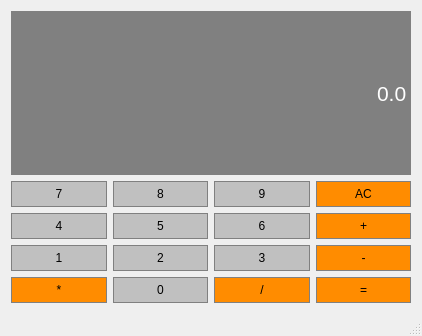
<?xml version="1.0" encoding="UTF-8"?>
<ui version="4.0">
 <class>MainWindow</class>
 <widget class="QMainWindow" name="MainWindow">
  <property name="geometry">
   <rect>
    <x>0</x>
    <y>0</y>
    <width>422</width>
    <height>336</height>
   </rect>
  </property>
  <property name="windowTitle">
   <string>MainWindow</string>
  </property>
  <widget class="QWidget" name="centralWidget">
   <layout class="QGridLayout" name="gridLayout">
    <item row="2" column="1">
     <widget class="QPushButton" name="Button5">
      <property name="sizePolicy">
       <sizepolicy hsizetype="Preferred" vsizetype="Preferred">
        <horstretch>0</horstretch>
        <verstretch>0</verstretch>
       </sizepolicy>
      </property>
      <property name="styleSheet">
       <string notr="true">QPushButton{
	background-color: #C0C0C0;
	border: 1px solid gray;
	padding: 5px;
}

QPushButton::pressed{
	background-color: #A9A9A9;
	border: 1px solid gray;
	padding: 5px;
}</string>
      </property>
      <property name="text">
       <string>5</string>
      </property>
     </widget>
    </item>
    <item row="1" column="3">
     <widget class="QPushButton" name="clearButton">
      <property name="sizePolicy">
       <sizepolicy hsizetype="Preferred" vsizetype="Preferred">
        <horstretch>0</horstretch>
        <verstretch>0</verstretch>
       </sizepolicy>
      </property>
      <property name="styleSheet">
       <string notr="true">QPushButton{
	background-color: #FF8C00;
	border: 1px solid gray;
	padding: 5px;
}

QPushButton::pressed{
	background-color: #A9A9A9;
	border: 1px solid gray;
	padding: 5px;
}</string>
      </property>
      <property name="text">
       <string>AC</string>
      </property>
     </widget>
    </item>
    <item row="3" column="3">
     <widget class="QPushButton" name="minusButton">
      <property name="sizePolicy">
       <sizepolicy hsizetype="Preferred" vsizetype="Preferred">
        <horstretch>0</horstretch>
        <verstretch>0</verstretch>
       </sizepolicy>
      </property>
      <property name="styleSheet">
       <string notr="true">QPushButton{
	background-color: #FF8C00;
	border: 1px solid gray;
	padding: 5px;
}

QPushButton::pressed{
	background-color: #A9A9A9;
	border: 1px solid gray;
	padding: 5px;
}</string>
      </property>
      <property name="text">
       <string>-</string>
      </property>
     </widget>
    </item>
    <item row="2" column="2">
     <widget class="QPushButton" name="Button6">
      <property name="sizePolicy">
       <sizepolicy hsizetype="Preferred" vsizetype="Preferred">
        <horstretch>0</horstretch>
        <verstretch>0</verstretch>
       </sizepolicy>
      </property>
      <property name="styleSheet">
       <string notr="true">QPushButton{
	background-color: #C0C0C0;
	border: 1px solid gray;
	padding: 5px;
}

QPushButton::pressed{
	background-color: #A9A9A9;
	border: 1px solid gray;
	padding: 5px;
}</string>
      </property>
      <property name="text">
       <string>6</string>
      </property>
     </widget>
    </item>
    <item row="3" column="2">
     <widget class="QPushButton" name="Button3">
      <property name="sizePolicy">
       <sizepolicy hsizetype="Preferred" vsizetype="Preferred">
        <horstretch>0</horstretch>
        <verstretch>0</verstretch>
       </sizepolicy>
      </property>
      <property name="styleSheet">
       <string notr="true">QPushButton{
	background-color: #C0C0C0;
	border: 1px solid gray;
	padding: 5px;
}

QPushButton::pressed{
	background-color: #A9A9A9;
	border: 1px solid gray;
	padding: 5px;
}</string>
      </property>
      <property name="text">
       <string>3</string>
      </property>
     </widget>
    </item>
    <item row="2" column="3">
     <widget class="QPushButton" name="plusButton">
      <property name="sizePolicy">
       <sizepolicy hsizetype="Preferred" vsizetype="Preferred">
        <horstretch>0</horstretch>
        <verstretch>0</verstretch>
       </sizepolicy>
      </property>
      <property name="styleSheet">
       <string notr="true">QPushButton{
	background-color: #FF8C00;
	border: 1px solid gray;
	padding: 5px;
}

QPushButton::pressed{
	background-color: #A9A9A9;
	border: 1px solid gray;
	padding: 5px;
}</string>
      </property>
      <property name="text">
       <string>+</string>
      </property>
     </widget>
    </item>
    <item row="1" column="0">
     <widget class="QPushButton" name="Button7">
      <property name="sizePolicy">
       <sizepolicy hsizetype="Preferred" vsizetype="Preferred">
        <horstretch>0</horstretch>
        <verstretch>0</verstretch>
       </sizepolicy>
      </property>
      <property name="styleSheet">
       <string notr="true">QPushButton{
	background-color: #C0C0C0;
	border: 1px solid gray;
	padding: 5px;
}

QPushButton::pressed{
	background-color: #A9A9A9;
	border: 1px solid gray;
	padding: 5px;
}</string>
      </property>
      <property name="text">
       <string>7</string>
      </property>
     </widget>
    </item>
    <item row="1" column="1">
     <widget class="QPushButton" name="Button8">
      <property name="sizePolicy">
       <sizepolicy hsizetype="Preferred" vsizetype="Preferred">
        <horstretch>0</horstretch>
        <verstretch>0</verstretch>
       </sizepolicy>
      </property>
      <property name="styleSheet">
       <string notr="true">QPushButton{
	background-color: #C0C0C0;
	border: 1px solid gray;
	padding: 5px;
}

QPushButton::pressed{
	background-color: #A9A9A9;
	border: 1px solid gray;
	padding: 5px;
}</string>
      </property>
      <property name="text">
       <string>8</string>
      </property>
     </widget>
    </item>
    <item row="2" column="0">
     <widget class="QPushButton" name="Button4">
      <property name="sizePolicy">
       <sizepolicy hsizetype="Preferred" vsizetype="Preferred">
        <horstretch>0</horstretch>
        <verstretch>0</verstretch>
       </sizepolicy>
      </property>
      <property name="styleSheet">
       <string notr="true">QPushButton{
	background-color: #C0C0C0;
	border: 1px solid gray;
	padding: 5px;
}

QPushButton::pressed{
	background-color: #A9A9A9;
	border: 1px solid gray;
	padding: 5px;
}</string>
      </property>
      <property name="text">
       <string>4</string>
      </property>
     </widget>
    </item>
    <item row="3" column="0">
     <widget class="QPushButton" name="Button1">
      <property name="sizePolicy">
       <sizepolicy hsizetype="Preferred" vsizetype="Preferred">
        <horstretch>0</horstretch>
        <verstretch>0</verstretch>
       </sizepolicy>
      </property>
      <property name="styleSheet">
       <string notr="true">QPushButton{
	background-color: #C0C0C0;
	border: 1px solid gray;
	padding: 5px;
}

QPushButton::pressed{
	background-color: #A9A9A9;
	border: 1px solid gray;
	padding: 5px;
}</string>
      </property>
      <property name="text">
       <string>1</string>
      </property>
     </widget>
    </item>
    <item row="3" column="1">
     <widget class="QPushButton" name="Button2">
      <property name="sizePolicy">
       <sizepolicy hsizetype="Preferred" vsizetype="Preferred">
        <horstretch>0</horstretch>
        <verstretch>0</verstretch>
       </sizepolicy>
      </property>
      <property name="styleSheet">
       <string notr="true">QPushButton{
	background-color: #C0C0C0;
	border: 1px solid gray;
	padding: 5px;
}

QPushButton::pressed{
	background-color: #A9A9A9;
	border: 1px solid gray;
	padding: 5px;
}</string>
      </property>
      <property name="text">
       <string>2</string>
      </property>
     </widget>
    </item>
    <item row="1" column="2">
     <widget class="QPushButton" name="Button9">
      <property name="sizePolicy">
       <sizepolicy hsizetype="Preferred" vsizetype="Preferred">
        <horstretch>0</horstretch>
        <verstretch>0</verstretch>
       </sizepolicy>
      </property>
      <property name="styleSheet">
       <string notr="true">QPushButton{
	background-color: #C0C0C0;
	border: 1px solid gray;
	padding: 5px;
}

QPushButton::pressed{
	background-color: #A9A9A9;
	border: 1px solid gray;
	padding: 5px;
}</string>
      </property>
      <property name="text">
       <string>9</string>
      </property>
     </widget>
    </item>
    <item row="4" column="0">
     <widget class="QPushButton" name="multiplyButton">
      <property name="sizePolicy">
       <sizepolicy hsizetype="Preferred" vsizetype="Preferred">
        <horstretch>0</horstretch>
        <verstretch>0</verstretch>
       </sizepolicy>
      </property>
      <property name="styleSheet">
       <string notr="true">QPushButton{
	background-color: #FF8C00;
	border: 1px solid gray;
	padding: 5px;
}

QPushButton::pressed{
	background-color: #A9A9A9;
	border: 1px solid gray;
	padding: 5px;
}</string>
      </property>
      <property name="text">
       <string>*</string>
      </property>
     </widget>
    </item>
    <item row="4" column="1">
     <widget class="QPushButton" name="Button0">
      <property name="sizePolicy">
       <sizepolicy hsizetype="Preferred" vsizetype="Preferred">
        <horstretch>0</horstretch>
        <verstretch>0</verstretch>
       </sizepolicy>
      </property>
      <property name="styleSheet">
       <string notr="true">QPushButton{
	background-color: #C0C0C0;
	border: 1px solid gray;
	padding: 5px;
}

QPushButton::pressed{
	background-color: #A9A9A9;
	border: 1px solid gray;
	padding: 5px;
}</string>
      </property>
      <property name="text">
       <string>0</string>
      </property>
     </widget>
    </item>
    <item row="4" column="2">
     <widget class="QPushButton" name="divideButton">
      <property name="sizePolicy">
       <sizepolicy hsizetype="Preferred" vsizetype="Preferred">
        <horstretch>0</horstretch>
        <verstretch>0</verstretch>
       </sizepolicy>
      </property>
      <property name="styleSheet">
       <string notr="true">QPushButton{
	background-color: #FF8C00;
	border: 1px solid gray;
	padding: 5px;
}

QPushButton::pressed{
	background-color: #A9A9A9;
	border: 1px solid gray;
	padding: 5px;
}</string>
      </property>
      <property name="text">
       <string>/</string>
      </property>
     </widget>
    </item>
    <item row="4" column="3">
     <widget class="QPushButton" name="equalButton">
      <property name="sizePolicy">
       <sizepolicy hsizetype="Preferred" vsizetype="Preferred">
        <horstretch>0</horstretch>
        <verstretch>0</verstretch>
       </sizepolicy>
      </property>
      <property name="styleSheet">
       <string notr="true">QPushButton{
	background-color: #FF8C00;
	border: 1px solid gray;
	padding: 5px;
}

QPushButton::pressed{
	background-color: #A9A9A9;
	border: 1px solid gray;
	padding: 5px;
}</string>
      </property>
      <property name="text">
       <string>=</string>
      </property>
     </widget>
    </item>
    <item row="0" column="0" colspan="4">
     <widget class="QLineEdit" name="Display">
      <property name="sizePolicy">
       <sizepolicy hsizetype="Expanding" vsizetype="Expanding">
        <horstretch>0</horstretch>
        <verstretch>0</verstretch>
       </sizepolicy>
      </property>
      <property name="maximumSize">
       <size>
        <width>10000</width>
        <height>10000</height>
       </size>
      </property>
      <property name="font">
       <font>
        <pointsize>16</pointsize>
       </font>
      </property>
      <property name="styleSheet">
       <string notr="true">QLineEdit
{
	background-color: gray;
	border: 1px solid gray;
	color: #ffffff;
}</string>
      </property>
      <property name="text">
       <string>0.0</string>
      </property>
      <property name="alignment">
       <set>Qt::AlignRight|Qt::AlignTrailing|Qt::AlignVCenter</set>
      </property>
     </widget>
    </item>
   </layout>
  </widget>
  <widget class="QMenuBar" name="menuBar">
   <property name="geometry">
    <rect>
     <x>0</x>
     <y>0</y>
     <width>422</width>
     <height>22</height>
    </rect>
   </property>
  </widget>
  <widget class="QStatusBar" name="statusBar"/>
 </widget>
 <layoutdefault spacing="6" margin="11"/>
 <resources/>
 <connections/>
</ui>
